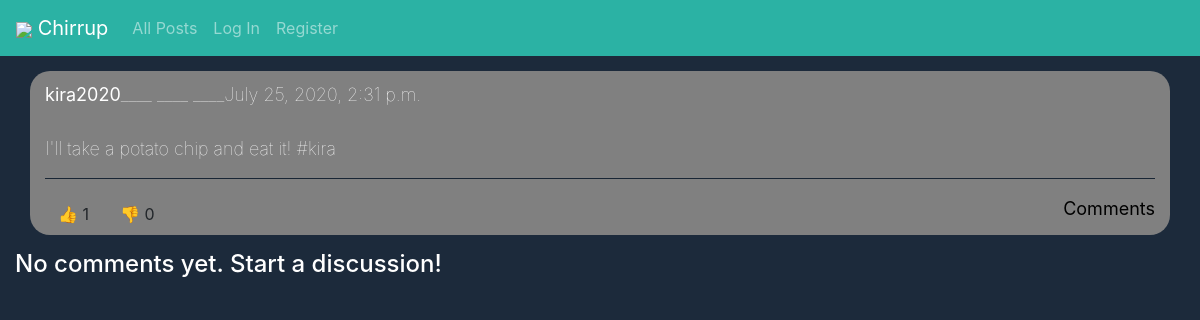
/comments/1/23, run on the app's committed database.
### network/models.py (models this page shows)
class Post(models.Model):
    poster = models.ForeignKey(User, on_delete=models.CASCADE, related_name="posts")
    likes = models.IntegerField(default=0)
    dislikes = models.IntegerField(default=0)
    content = models.CharField(max_length = 255)
    dTCreated = models.DateTimeField(default=datetime.now)
    dTEdited = models.DateTimeField('date_edited', default=datetime.now)
    Edited = models.BooleanField(default=False)

class User(AbstractUser):
    dT = models.DateTimeField(default=datetime.now)

### network/views.py (the view)
# urls.py: path("comments/<int:userID>/<int:postID>", views.commentsPage, name="commentsPage"),
def commentsPage(request, userID, postID):
    try:
       user = User.objects.get(pk=userID)
       post = Post.objects.get(pk=postID)
       comments = Comment.objects.filter(post_id=postID).order_by('-dTCreated')
    except:
       raise Http404("ERROR 404")
    context = {
        "post": post,
        "comments": comments,
    }
    return render(request, "network/comments.html", context)

### network/templates/network/comments.html (shortened to what this page needs)
{% extends "network/layout.html" %}
{% block body %}
   <div class = post>
      <h7 style="text-align: center;"><b><a class = "whiteLinkTag" href="{% url 'userPage' post.poster.id %}">{{post.poster}}</a></b>____ ____ ____{{post.dTCreated}}</h7>
      <br></br>
      {{post.content}}
      <hr style="background-color:#1c2a3b"></hr>
      <button class="btn-POP btn btn-default">👍 {{post.likes}}</button>
      <button class="btn-POP btn btn-default">👎 {{post.dislikes}}</button>
      <a style="float: right; color: black; font-weight:normal" href="{% url 'commentsPage' user.id post.id %}">Comments</a>
   </div>
   {% for comment in comments %}
   <ul>
      <li>
      <div class = post>
         <h7 style="text-align: center;"><a class = "whiteLinkTag" href="{% url 'userPage' comment.commenter.id %}">{{comment.commenter.username}}</a>____ ____ ____{{comment.dTCreated}}</h7>
         <br></br>
         {{comment.content}}
         <hr style="background-color:#1c2a3b"></hr>
         <button class="btn-POP btn btn-default">👍 {{comment.likes}}</button>
         <button class="btn-POP btn btn-default">👎 {{comment.dislikes}}</button>
      </div>
      </li>
   </ul>
   {% empty %}
      <div>
         <h4>No comments yet. Start a discussion!</h4>
      </div>
   {% endfor %}
{% endblock %}

### network/static/network/styles.css (style rules this page uses)
.post { background-color: gray; margin: 15px; border-radius: 20px; padding: 15px; padding-bottom: 2px; padding-top: 10px; font-weight: lighter; font-size: large; }
a.whiteLinkTag:link { color: white; text-decoration: none; }

### data on the page
Post: poster "kira2020", dTCreated "July 25, 2020, 2:31 p.m.", content "I'll take a potato chip and eat it! #kira", likes "1", dislikes "0"
